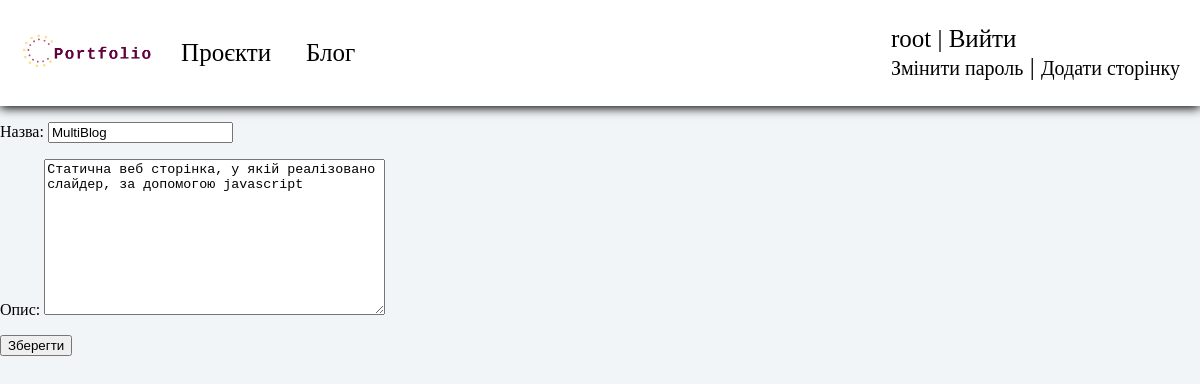
Screenshot of /changepage/20/ (signed in) with the database file from the repository.
### user/models.py (models this page shows)
class User(AbstractUser):
    username = models.CharField(max_length=150, unique=True)
    password = models.CharField(max_length=128)
    email = models.EmailField(max_length=255, unique=True)
    role = models.CharField(max_length=150)
    firstname = models.CharField(max_length=255, blank=True)
    lastname= models.CharField(max_length=255, blank=True)

### project/models.py (models this page shows, shortened)
class SomeProject(models.Model):
    title = models.CharField(max_length=155, verbose_name='Назва')
    description = models.TextField(verbose_name="Опис")
    image = models.ImageField(upload_to="projects/", verbose_name="Фото", blank=True)

### project/views.py (the view)
# urls.py: path('changepage/<int:pk>/', changePage, name='change'),
def changePage(request, pk):
    if not request.user.is_authenticated:
            raise Http404
    if request.user.role != 'admin':
        raise Http404
    p = get_object_or_404(SomeProject, id=pk)
    if request.method == 'POST':
        form = ChangePost(request.POST, instance=p)
        if(form.is_valid()):
            form.save()
            return redirect('home')
    else:
        form = ChangePost(instance=p)
    return render(request, 'control/control.html', {'form': form,'menu': menu, 'post': p, 'addurl': 'addpage'})

### project/static/project/forms.py
class ChangePost(forms.ModelForm):
       class Meta:
           model = SomeProject
           fields = ['title', 'description']

### user/templates/control/control.html (shortened to what this page needs)
{% extends 'base/base.html' %}
{% load static %}
{% block content %}
<form method="post" enctype="multipart/form-data">
    {{ form.as_p }}
    <button type="submit">Зберегти</button>
</form>
{% endblock %}

### user/templates/base/base.html (shortened to what this page needs)
{% load static %}
<!DOCTYPE html>
<html lang="en">
<head>
    <link rel="stylesheet" href="{% static 'projects/css/index.css' %}">
</head>
<body>
{% block mainmenu %}
<div class="header_menu">
    <div>
        <a href="{% url 'about' %}">
              <img src="{% static 'projects/header/kbnr1.png' %}" alt="KBNR">
        </a>
        <ul class="header_opt">
           {% for m in menu %}
            <a href="{% url m.url_name %}">{{m.title}}</a>
           {% endfor %}
        </ul>
    </div>
    <ul class="header_auth">
        {% if request.user.is_authenticated %}
            <span>{{user.username}}</span> | <a href="{% url 'logout' %}">Вийти</a><br>
            <a href="{% url 'change' %}" class="change">Змінити пароль</a>
            {% if user.role == 'admin' %}
                | <a href="{% url addurl %}" class="addpage">Додати сторінку</a>
            {% endif %}
        {% else %}
            <a href="{% url 'register' %}">Реєстрація</a> | <a href="{% url 'login' %}">Ввійти</a>
        {% endif %}
    </ul>
</div>
{% endblock mainmenu %}
{% block content %}
{% endblock %}
</body>
</html>

### user/static/projects/css/index.css (style rules this page uses)
body { padding: 0px; margin: 0px; background-color: #f2f5f7; }
.header_menu { display: flex; justify-content: space-between; background-color: white; padding: 0; align-items: center; box-shadow: 0 2px 10px 0 black; }
.header_opt { display: flex; flex-direction: row; padding: 0; margin:0; }
.header_opt a { font-size: 25px; text-decoration: none; padding: 20px 0; margin:0; margin: 15px; margin-left: 20px; color:black; }
.header_auth { font-size: 25px; margin-right: 20px; }
.header_auth a, .header_auth span { text-decoration: none; color:black; }
.header_menu div { margin-left: 15px; }
.header_menu a img { height: 50px; }
.header_menu div { display: flex; flex-direction: row; align-items: center; }
.change, .addpage { font-size:20px; }

### rows the page displays
User: username "root"
SomeProject: title "MultiBlog", description "Статична веб сторінка, у якій реалізовано слайдер, за допомогою javascript"

### other values shown
{{ m.title }} "Проєкти" "Блог"
